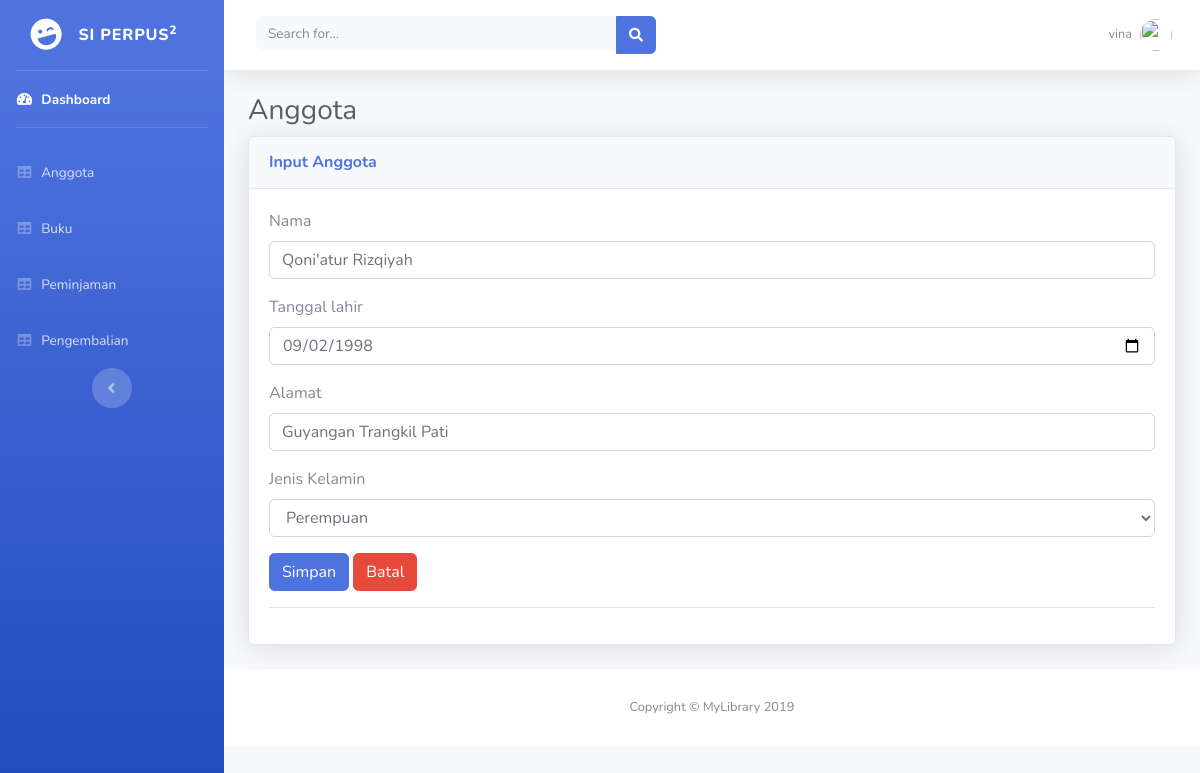
Screenshot of /index.php?page=editanggota&id=1 (signed in) with the database file from the repository.
### tables this page shows
CREATE TABLE `anggota` (
  `id_anggota` int(20) NOT NULL,
  `nama` varchar(30) NOT NULL,
  `tanggal_lahir` date NOT NULL,
  `alamat` varchar(50) NOT NULL,
  `jenkel` varchar(10) NOT NULL
);

### page/editanggota.php (the view, shortened to what this page needs)
<?php
    $id     = $_GET['id'];
    $query   = mysqli_query($con, "SELECT * FROM anggota WHERE id_anggota = '$id'");
    while($data = mysqli_fetch_array($query)){
        ?>
<div class="container-fluid">
<h1 class="h3 mb-2 text-gray-800">Anggota</h1>
    <div class="card shadow mb-4">
        <div class="card-header py-3">
            <h6 class="m-0 font-weight-bold text-primary">Input Anggota</h6>
        </div>
        <div class="card-body">
            <form action="cek_login.php" method="post" class="user">
                <div class="form-group">
                    <label for="name">Nama</label>
                    <input type="text" name="nama" value="<?php echo $data['nama']; ?>" class="form-control" placeholder="Nama Lengkap" required>
                </div>
                <div class="form-group">
                    <label for="name">Tanggal lahir</label>
                    <input type="date" name="tanggal_lahir" value="<?php echo $data['tanggal_lahir']; ?>" class="form-control" required>
                </div>
                <div class="form-group">
                    <label for="alamat">Alamat</label>
                    <input type="text" name="alamat" value="<?php echo $data['alamat'] ?>" class="form-control" placeholder="Desa / Kecamatan / Kabupaten" required>
                </div>
                <div class="form-group">
                    <label for="inputState">Jenis Kelamin</label>
                    <?php
                    if($data['jenkel'] == 'laki-laki'){
                        $lakilaki = "selected";
                        $perempuan = "";
                    }else{
                        $perempuan = "selected";
                    }
                    ?>
                    <select id="inputState" class="form-control">
                        <option value="perempuan" <?php echo $perempuan ?>>Perempuan</option>
                    </select>
                </div>
                <input type="submit" value="Simpan" class="btn btn-primary">
                <a href="index.php?page=anggota" class="btn btn-danger">Batal</a>
                <hr>
            </form>
        </div>
    </div>
</div>
<?php
    }
?>

### rows the page displays
anggota: nama "Qoni'atur Rizqiyah", tanggal_lahir "09/02/1998", alamat "Guyangan Trangkil Pati"

### other values shown
$_SESSION['username'] "vina"
